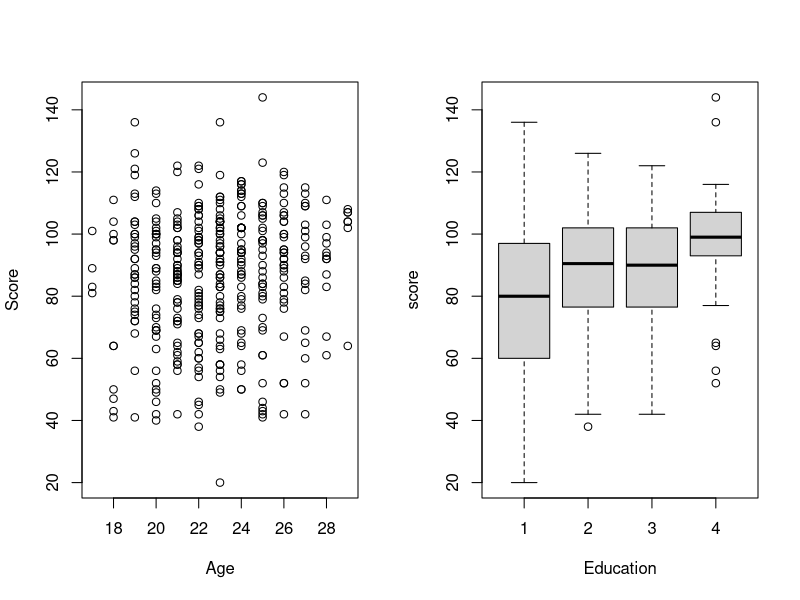
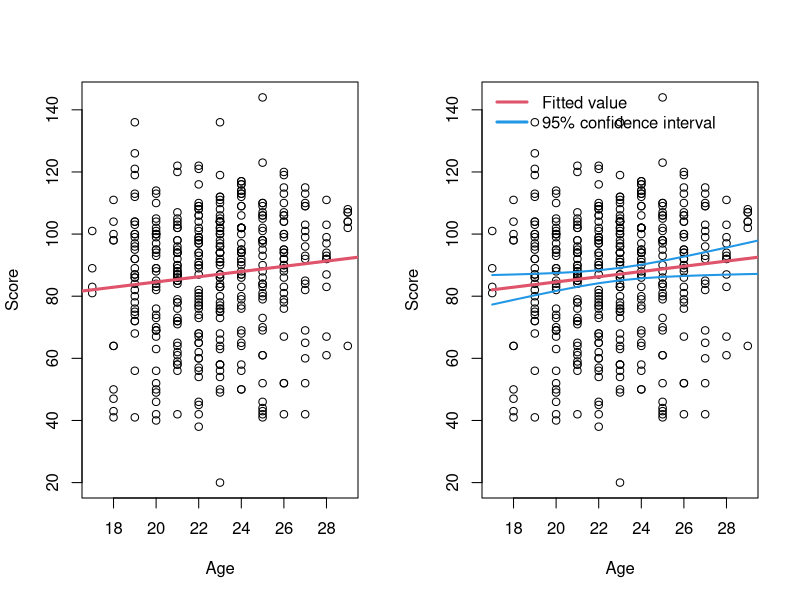
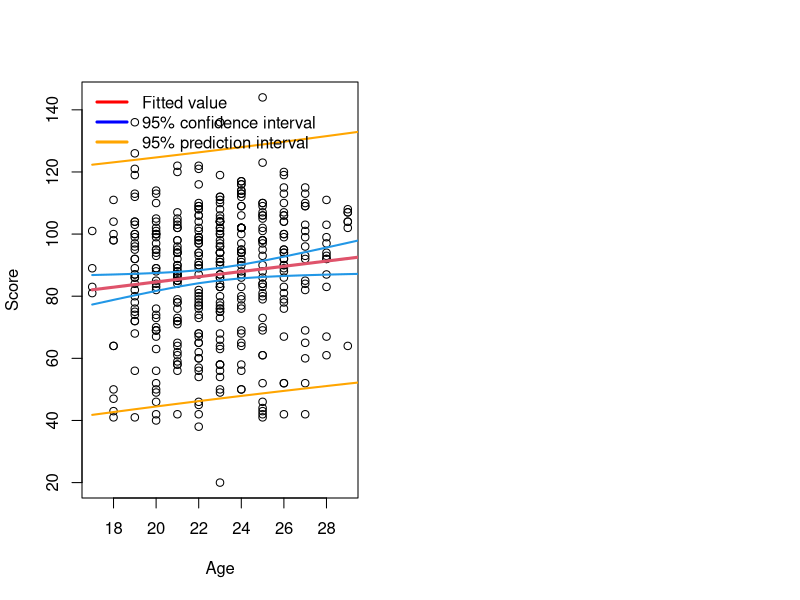
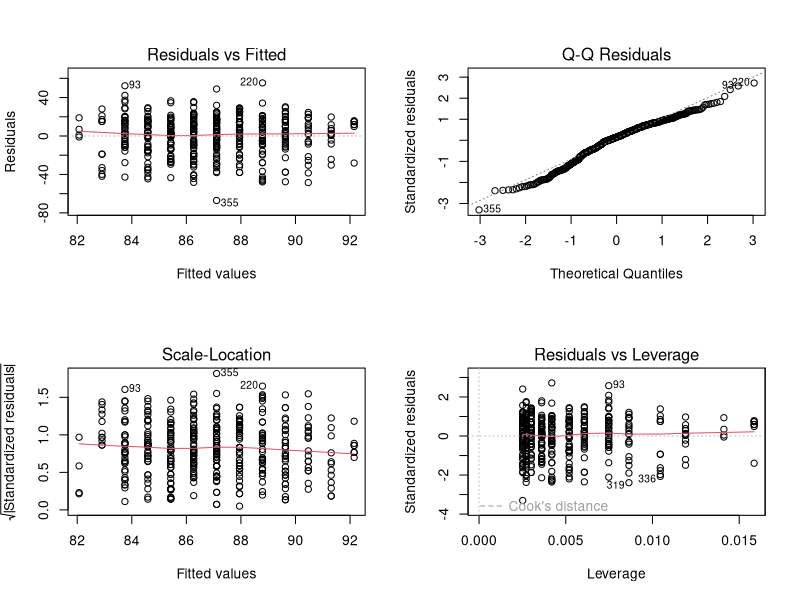
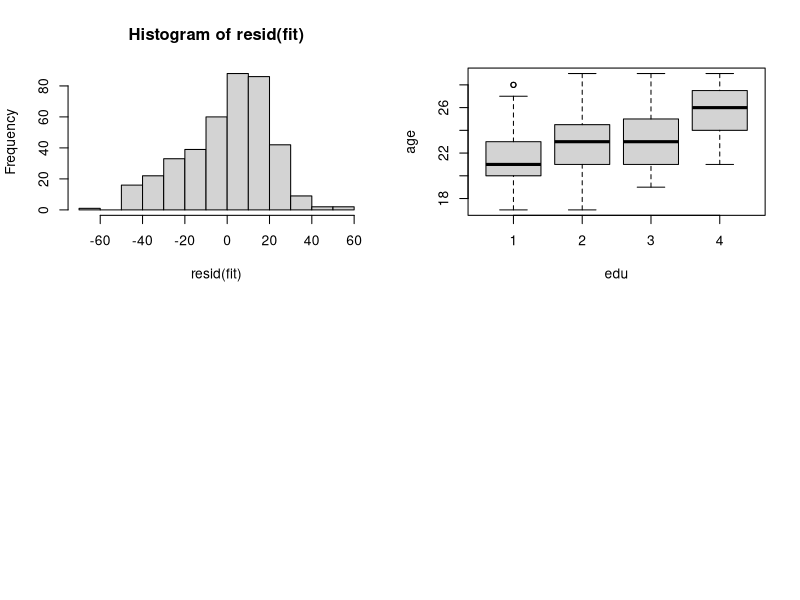
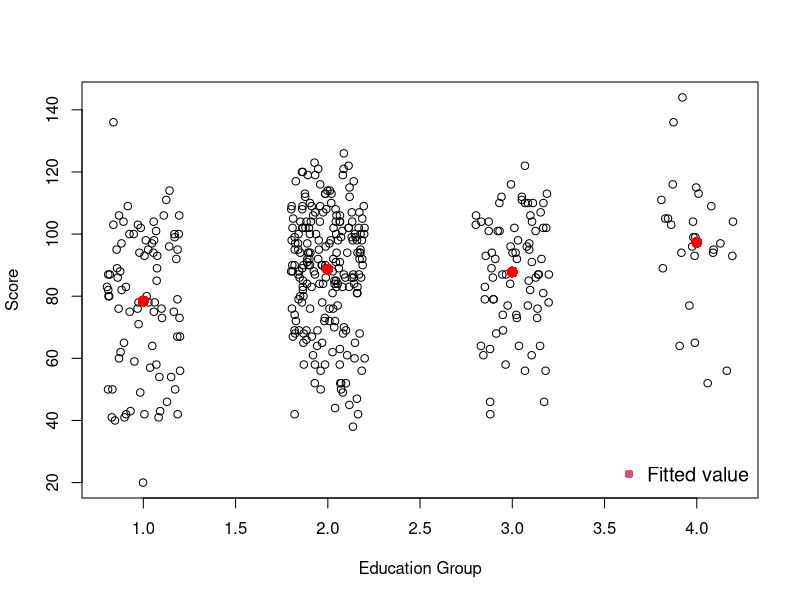
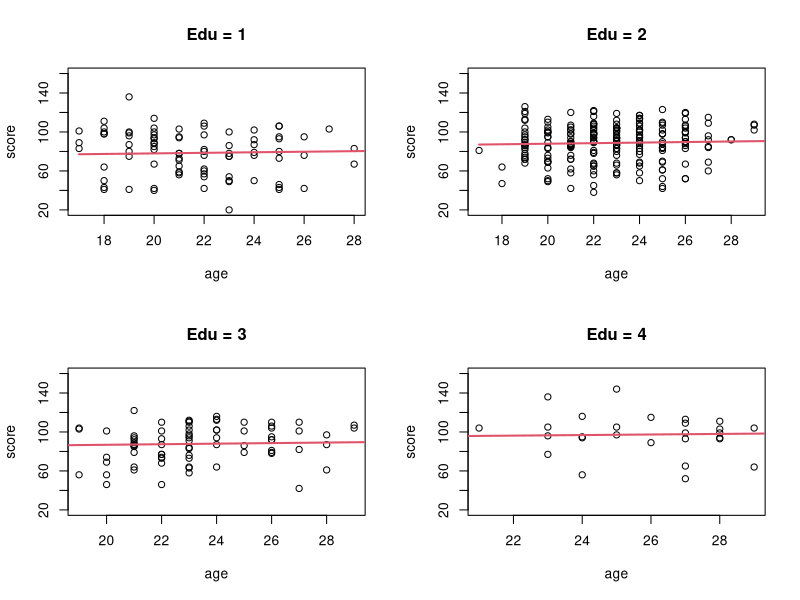
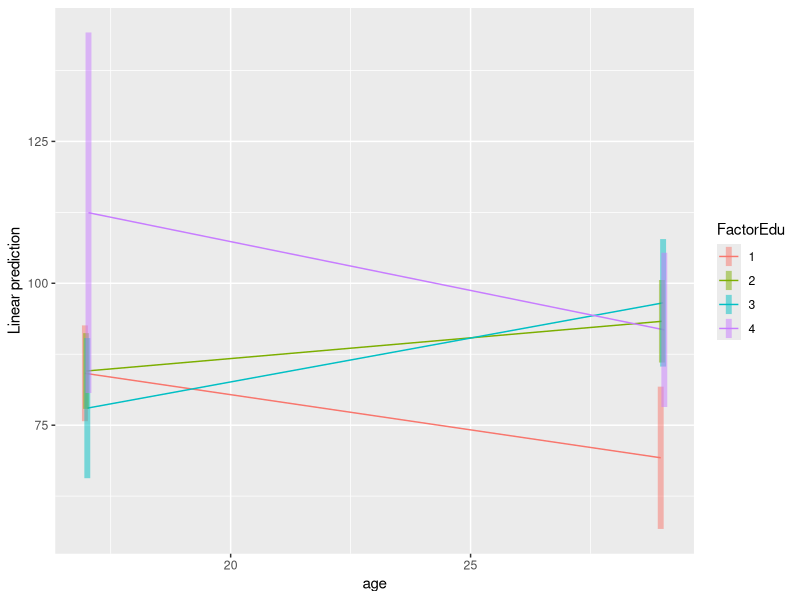

Write the R code that produced these figures, in order.
####################################
## Code for LMR review
## BIOS 526
#####################################

setwd("~/Dropbox/EmoryCourses/BIOS_526/Materials_BRisk_2020/Data/")

# Datasets used in lectures and assignments are on Canvas/Data


dat = read.csv ("testscore.csv")

# Examine structure of dataset:
str(dat)
summary(dat)

# Exploratory plots:
#set-up plot to have 1 row and two colums:
par (mfrow =c(1,2))

# basic scatterplot:
plot (score~age, data = dat, xlab="Age",ylab="Score")

#boxplot also uses formula notation:
boxplot (score~edu, xlab = "Education", data = dat)


#Slide: "OLS calculations in R"
# Regression "by hand":
X = cbind (1, dat$age)
Y = dat$score
dim (X); dim (Y)

# Matrix multiplication: %*%
# Transpose: t(X)
# note that solve() in R computes the inverse:
invXtX = solve(t(X)%*%X)
(beta = invXtX %*% t(X) %*% Y)
# including parentheses is a trick to print the output beta

plot (score~age, data = dat, xlab="Age",ylab="Score")
abline (coef=beta, lwd = 3, col = 2)

# Slide: "lm() and Residual Error"
# Regression by R:
fit = lm (score~age, data = dat)
summary(fit)



# Estimate coefficients:
invXtX = solve(t(X)%*%X)
beta = invXtX %*% t(X) %*% Y
# Estimate covariance matrix of beta0 and beta1:
sigmahat = sum((Y - X%*%beta)^2) / (length(Y)-2)
V = sigmahat*invXtX




# This is equivalent:
Va = vcov (fit)
# confirm equivalent:
all(Va==V) # false due to machine precision
sum(abs(Va - V)) # differences negligible

# Create a design matrix for ages 17:30:
X = cbind(1, 17:30)
#note how R "recycles" 1 to be length 14

Est = X %*% beta
SE = sqrt( diag(X%*%V%*%t(X)) )
Upper95 = Est + 1.96*SE
Lower95 = Est - 1.96*SE
Upper95 = Est + qt(0.975,df=398)*SE
Lower95 = Est + qt(0.025,df=398)*SE


qt(0.975,df=10)
qt(0.975,df=100)
qt(0.975,df=398)
qt(0.975,df=1000)
qnorm(0.975)

# Print 
cbind(Est, Lower95, Upper95)[1:3,]

# Method 2:
ConfInt = predict (fit, newdata = data.frame(age=17:30), interval="conf")
ConfInt[1:3,]


# "Confidence Interval for the Estimate of the Mean"
plot (score~age, data = dat, xlab="Age",ylab="Score")
lines (Est~c(17:30), col = 2, lwd =3)
lines (Upper95~c(17:30), col = 4, lwd = 2)
lines (Lower95~c(17:30), col = 4, lwd = 2)
legend ("topleft", legend = c("Fitted value", "95% confidence interval"), col = c(2,4), bty="n", lwd=3)
mean(dat$age)



#  "Prediction Interval for New Observation, iii"
PredInt = predict (fit, newdata = data.frame(age=17:30), interval="pred")

plot (score~age, data = dat, xlab="Age",ylab="Score")
lines (Est~c(17:30), col = 2, lwd =3)
lines (ConfInt[,2]~c(17:30), col = 4, lwd = 2)
lines (ConfInt[,3]~c(17:30), col = 4, lwd = 2)
lines (PredInt[,2]~c(17:30), col = "orange", lwd = 2)
lines (PredInt[,3]~c(17:30), col = "orange", lwd = 2)
legend ("topleft", legend = c("Fitted value", "95% confidence interval", "95% prediction interval"),  col = c("red", "blue", "orange"), bty="n", lwd=3)


# "Model Diagnostics"
par(mfrow=c(2,2))
plot(fit)
hist(resid(fit))


###################################
# Extra not in slides: 
# See quiz 1 questions
set.seed(123)
a = seq(1,10,length=1000)
b = a+2*a*rnorm(1000)
  
# Which assumption is violated?
##################################




# "Confounding, i" slide:
boxplot(age~edu,data=dat)

# "Average score by maternal education, i"
# Indicators for Education

# Create dummy variables manually:
E1 = as.numeric(dat$edu == 1)
E2 = as.numeric(dat$edu == 2)
E3 = as.numeric(dat$edu == 3)
E4 = as.numeric(dat$edu == 4)
fit = lm (dat$score ~ E1 + E2 + E3 + E4 - 1)
summary (fit)
tapply(dat$score,INDEX = dat$edu,FUN = mean)



# "Average score by Maternal Education, ii"
dev.off()
plot (score~jitter(edu), data = dat, xlab="Education Group",ylab="Score")
points (coef(fit)~c(1,2,3,4), col = 'red', cex=1.5, pch=16, type = "p")
legend ("bottomright", legend=c("Fitted value"), pch=16, col = 2, cex=1.2, bty="n")






# 'Difference in Average Score w.r.t Edu=1'
# By default, R codes the alpha-sorted level as the reference level:

dat$FactorEdu = factor(dat$edu) #
fit = lm(score~FactorEdu,data=dat)
summary(fit)

# Equivalently:
fit2 = lm (dat$score ~ E2 + E3 + E4 )
summary (fit2)


#  'Adjusting for confounding, ii'
fit = lm (score ~ FactorEdu+age,data=dat)
summary(fit)
# age no longer significant




# create plots of age for each education category
par (mfrow = c(2,2))
plot (score~age, data = subset (dat, edu == 1) , ylim = c(20, 160), main = "Edu = 1" )
lines( predict(fit,newdata=data.frame(age=17:30,FactorEdu='1'))~c(17:30), col = 2, lwd = 2)

plot (score~age, data = subset (dat, edu == 2) , ylim = c(20, 160), main = "Edu = 2"  )
lines( predict(fit,newdata=data.frame(age=17:30,FactorEdu='2'))~c(17:30), col = 2, lwd = 2)

plot (score~age, data = subset (dat, edu == 3) , ylim = c(20, 160), main = "Edu = 3" )
lines( predict(fit,newdata=data.frame(age=17:30,FactorEdu='3'))~c(17:30), col = 2, lwd = 2)

plot (score~age, data = subset (dat, edu == 4) , ylim = c(20, 160), main = "Edu = 4"  )
lines( predict(fit,newdata=data.frame(age=17:30,FactorEdu='4'))~c(17:30), col = 2, lwd = 2)


# "Variance Inflation Factors"
library(car)
vif(fit)

temp = vif(fit)

temp[,3]^2

temp[,3]^2<5

# these look fine -- we know age and factor edu are dependent, but 
# it is sufficiently small, i.e. multicollinearity is not a big issue.
# a very rough rule of thumb: is the vif > 5, or here, (gvif^(1/2/df))^2 > 5? if so,
# you may want to consider dropping one of the variables. You can tolerate
# more vif if you have a larger sample size, since the decrease in se due to 
# large n can help offset the increase due to multicollinearity

# This is in the quiz:
n=20 
n=10000
a = rnorm(n) # defaults to standard normal, i.e., variance = 1
b = 0.1*rnorm(n)+a


d = a - b + rnorm(n) # \epsilon_i \sim n(0,1)
# true slopes are 1 and -1
e = lm(d~a+b)
summary(e)
vif(e)
1/(1-cor(a,b)^2)
1/(1-summary(lm(a~b))$r.squared)

###########################



### Effect Modification: examining interactions
fit = lm (score~FactorEdu*age, data = dat)
summary(fit)


vif(fit)
# some evidence that slopes change
# some issues with variance inflation. This generally happens
# with interaction effects and can make testing them challenging,
# as it implies reduced statistical power. 


library(emmeans)
#pdf(file='~/Dropbox/EmoryCourses/BIOS_526/Materials_BRisk_2020/M1-MLR/Emtrendsplot.pdf')
emmip(fit, FactorEdu ~ age, cov.reduce = range,CIs = TRUE)
#dev.off()

# means:
emmip(fit, FactorEdu ~ age, CIs = TRUE)

# examine the CI at age = 0:
emmip(fit, FactorEdu ~ age, at = list(age=c(0,30)),CIs = TRUE)


#The average score for a child whose mother is age 22.8 and whose education level is # 2 is 11.8 points higher than a child whose mother is age 22.8 with education level 1. 



par (mfrow = c(2,2))
plot (score~age, data = subset (dat, edu == 1) , ylim = c(20, 160), main = "Edu = 1" )
lines( predict(fit,newdata=data.frame(age=17:30,FactorEdu='1'))~c(17:30), col = 2, lwd = 2)

plot (score~age, data = subset (dat, edu == 2) , ylim = c(20, 160), main = "Edu = 2"  )
lines( predict(fit,newdata=data.frame(age=17:30,FactorEdu='2'))~c(17:30), col = 2, lwd = 2)

plot (score~age, data = subset (dat, edu == 3) , ylim = c(20, 160), main = "Edu = 3" )
lines( predict(fit,newdata=data.frame(age=17:30,FactorEdu='3'))~c(17:30), col = 2, lwd = 2)

plot (score~age, data = subset (dat, edu == 4) , ylim = c(20, 160), main = "Edu = 4"  )
lines( predict(fit,newdata=data.frame(age=17:30,FactorEdu='4'))~c(17:30), col = 2, lwd = 2)

# F-test of interaction effect
fit_nointer = lm(score~FactorEdu+age,data=dat)
anova(fit_nointer,fit)

    
# linear combinations of coefficients
(Est = coef(fit)[5] + coef(fit)[7])
(SE = sqrt ( vcov(fit)[5,5] + vcov(fit)[7,7] + 2*vcov(fit)[5,7]))




# Effect of centering:
dat$ageC = scale(dat$age,center=TRUE,scale=FALSE)
mean(dat$ageC)

fit_inter_ageC = lm(score~FactorEdu*ageC,data=dat)
summary(fit_inter_ageC)

summary(fit)

# What happens to variance inflation factors?
vif(fit) #not centered
vif(fit_inter_ageC) #centering tends to improve VIFs in models with interactions. 


fit_ageC = lm(score~ageC,data=dat)
anova(fit_ageC,fit_inter_ageC)
#overall effect of education

fit_age = lm(score~age,data=dat)
anova(fit_age,fit)
#overall effect of education


fit_edu = lm(score~FactorEdu,data=dat)
anova(fit_edu,fit_inter_ageC)
anova(fit_edu,fit)


fit_age = lm(score~age,data=dat)
anova(fit_age,fit)

# Compare slopes, no correction for multiple comparisons
emtrends(fit,pairwise~FactorEdu,var="age",adjust='none')

# Compare slopes, correct for multiple comparisons
emtrends(fit,pairwise~FactorEdu,var="age",adjust='bonferroni')

#  Same output for centered age:
emtrends(fit_inter_ageC,pairwise~FactorEdu,var="ageC",adjust='bonferroni')
